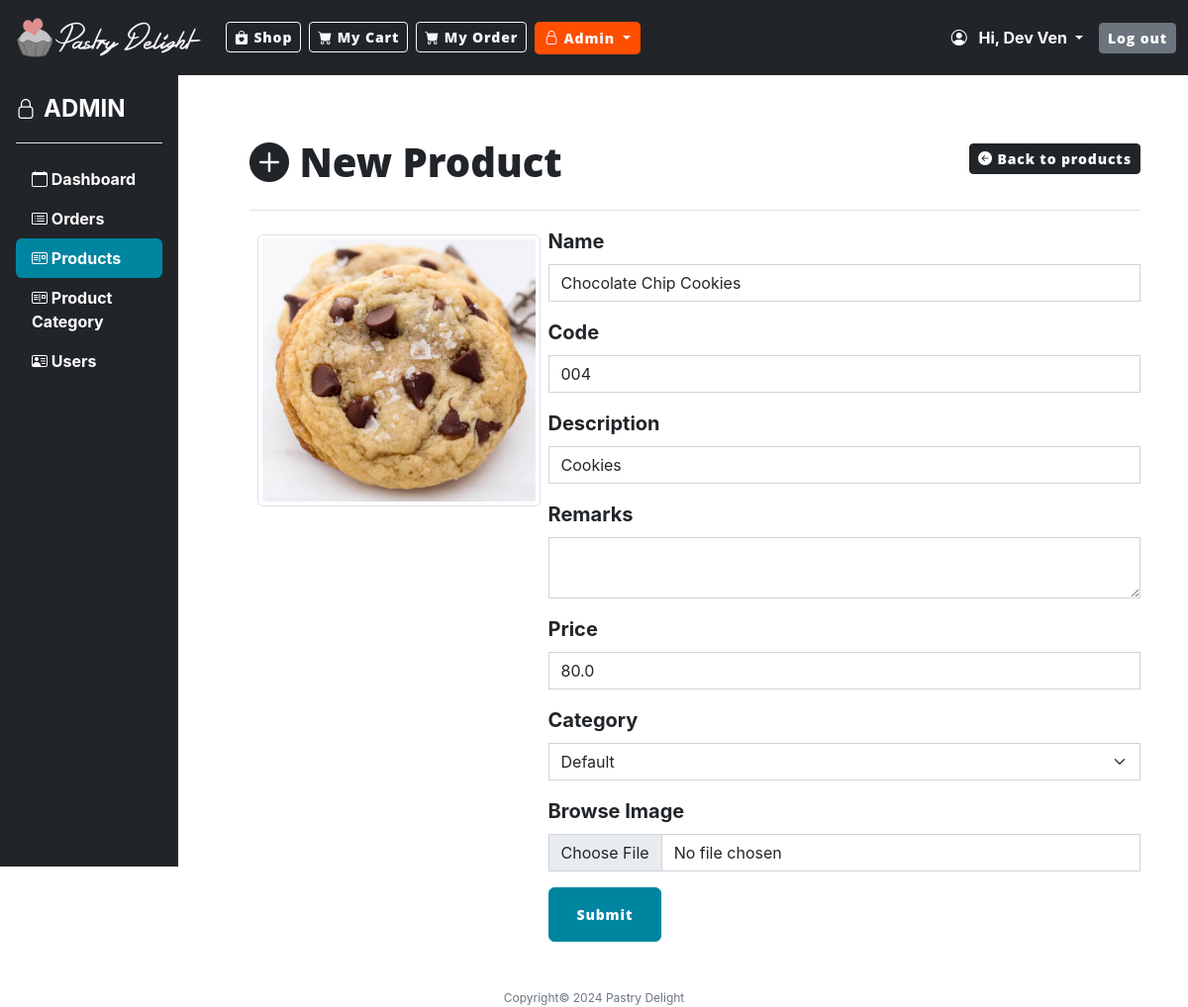
The page /admin_product_update/4 (signed in) on the database its author committed.
### model.py (models this page shows, shortened)
class User(UserMixin, db.Model):
    __tablename__ = "user"
    id: Mapped[int] = mapped_column(Integer, primary_key=True)
    email: Mapped[str] = mapped_column(String(100), unique=True, nullable=False)
    fname: Mapped[str] = mapped_column(String(100), nullable=False)
    mname: Mapped[str] = mapped_column(String(100), nullable=False)
    lname: Mapped[str] = mapped_column(String(100), nullable=False)
    contact_no: Mapped[str] = mapped_column(String(100), nullable=False)
    address: Mapped[str] = mapped_column(String(250), nullable=False)
    postal_code: Mapped[str] = mapped_column(String(100), nullable=False)
    country: Mapped[str] = mapped_column(String(100), nullable=False)
    password: Mapped[str] = mapped_column(String(250), nullable=False)
    status: Mapped[str] = mapped_column(String(20))
    created_date: Mapped[datetime] = mapped_column(DateTime(timezone=False), server_default=func.now(), nullable=False)
    orders = relationship("OrderHeader", back_populates="created_by")
    products = relationship("Product", back_populates="created_by")

class Product(db.Model):
    __tablename__ = "product"
    id: Mapped[int] = mapped_column(primary_key=True)
    name: Mapped[str] = mapped_column(String(250), unique=True)
    code: Mapped[str] = mapped_column(String(20), nullable=True, unique=True)
    price: Mapped[float] = mapped_column(Float)
    description: Mapped[str] = mapped_column(String(250), nullable=True)
    remarks: Mapped[str] = mapped_column(String(250), nullable=True)
    status: Mapped[str] = mapped_column(String(100))
    img_path: Mapped[str] = mapped_column(String(250), nullable=True)
    product_category_id: Mapped[int] = mapped_column(ForeignKey("product_category.id"))
    product_category = relationship("ProductCategory", back_populates="products")
    created_date: Mapped[datetime] = mapped_column(DateTime(timezone=False), server_default=func.now(), nullable=False)
    user_id: Mapped[int] = mapped_column(ForeignKey("user.id"))
    created_by = relationship("User", back_populates="products")

### main.py (the view, shortened to what this page needs)
@app.route("/admin_product_update/<int:product_id>", methods=["GET", "POST"])
@admin_only
def admin_product_update(product_id):
    if not current_user.is_authenticated:
        flash('Please log in first to show products.', 'error')
        return redirect(url_for('login'))
    user_access = db_connect.get_user_access(**{'user_id': current_user.id, 'user_group_id': 1})
    if not user_access:
        flash("Product catalog inaccessible.", 'error')
        return redirect(url_for('home'))
    form = ProductForm()
    product = db_connect.get_product(product_id)
    if not product:
        flash('Invalid product!', 'error')
        return redirect(url_for('admin_product'))
    categories = db_connect.get_product_categories()
    form.category.choices = [(categ.id, categ.name) for categ in categories]
    if request.method == 'GET':
        form.name.data = product.name
        form.code.data = product.code
        form.description.data = product.description
        form.remarks.data = product.remarks
        form.price.data = product.price
        form.filename.data = product.img_path
        form.category.data = str(product.product_category_id)
    return render_template("admin_products_form.html", form=form, product=product, is_admin=True, now=DATE_NOW)

### form.py
class ProductForm(FlaskForm):
    name = StringField('Name', validators=[DataRequired()])
    code = StringField('Code', validators=[DataRequired()])
    description = StringField('Description',validators=[DataRequired()])
    remarks = TextAreaField('Remarks')
    price = FloatField('Price', validators=[DataRequired(),NumberRange(min=0)])
    category = SelectField('Category')
    filename = FileField('Browse Image')
    submit_btn = SubmitField('Submit',render_kw={'class':'btn-md btn-warning'})

### main.py (called while the page is built)
@login_manager.user_loader
def load_user(user_id):
    return db_connect.get_user_details(user_id)

def admin_only(f):
    @wraps(f)
    def decorated_function(*args, **kwargs):
        if not current_user.is_authenticated:
            return redirect(url_for('login'))
        else:
            user_access = db_connect.get_user_access(**{'user_id': current_user.id, 'user_group_id': 1})
            if user_access:
                return f(*args, **kwargs)
            else:
                return redirect(url_for('home'))
    return decorated_function

### model.py (called while the page is built)
    def get_product(self, id):
        record = self.db.session.execute(db.select(Product).where(Product.id == id).order_by(Product.name)).scalar()
        return record

    def get_product_categories(self):
        record_list = self.db.session.execute(db.select(ProductCategory).order_by(ProductCategory.name)).scalars().all()
        return record_list

    def get_user_details(self, user_id):
        record = self.db.session.execute(db.select(User).where(User.id == user_id)).scalar()
        return record

    def get_user_access(self, **user_details):
        record = UserAccess.query.filter_by(**user_details).scalar()
        return record

### templates/admin_products_form.html (shortened to what this page needs)
{% include "header.html" %}
{% from "bootstrap5/form.html" import render_form %}
<main>
    <div class="row">
        <div class="col-2 col-md-2">
            {% include "admin_sidebar.html" %}
        </div>
        <div class="col-10 col-sm-6 col-md-10">
            <div class="container p-5">
                <div class="d-flex justify-content-between align-items-center">
                    <h1 class="mt-3"><i class="bi bi-plus-circle-fill"></i> New Product</h1>
                    <a href="{{ url_for('admin_product') }}" class="btn btn-sm btn-dark ">
                        <i class="bi bi-arrow-left-circle-fill"></i> Back to products
                    </a>
                </div>
                <hr/>
                <div class="d-flex justify-content-between">
                    <div class="p-2">
                        {% if form.filename.data %}
                         <img src="{{ url_for('static', filename='images/products/'+form.filename.data) }}" class="img-thumbnail"/>
                        {% else %}
                            <img src="{{ url_for('static', filename='images/products/cupcake.png') }}" class="img-thumbnail"/>
                        {% endif %}
                    </div>
                    <div class="w-75">
                        {{ render_form(form) }}
                    </div>
                </div>
            </div>
        </div>
    </div>
</main>
{% include "footer.html" %}

### templates/header.html (shortened to what this page needs)
<!DOCTYPE html>
<html lang="en">
<head>
    {% block styles %}
    {{ bootstrap.load_css() }}
    <link
            href="{{ url_for('static', filename='css/style.css') }}"
            rel="stylesheet"
    />
    <link href="https://cdn.jsdelivr.net/npm/bootstrap-icons/font/bootstrap-icons.css" rel="stylesheet">
    {% endblock %}
</head>
<body>
<nav class="navbar navbar-expand-lg navbar-dark bg-dark">
    <div class="container-fluid">
        <a class="navbar-brand" href="{{ url_for('home') }}">
            <img class="logo" alt="Pastry Delight"
                 src="{{ url_for('static', filename='images/pd_horizontal_white.png') }}">
        </a>
        <div class="collapse navbar-collapse" id="navbarSupportedContent">
            <ul class="navbar-nav mb-2 mb-lg-0">
                <li class="nav nav-item me-2">
                     <a class="btn btn-outline-light btn-sm {% if request.path == '/' %}active{% endif %}" aria-current="page" href="{{ url_for('home') }}">
                        <i class="bi bi-bag-heart-fill"></i>
                        Shop
                    </a>
                </li>
                <li class="nav nav-item me-2">
                    <a class=" btn btn-outline-light btn-sm" aria-current="page" href="{{ url_for('my_cart') }}">
                        <i class="bi bi-cart-fill"></i>
                        My Cart
                    </a>
                </li>
                {% if current_user.is_authenticated %}
                <li class="nav nav-item me-2">
                    <a class=" btn btn-outline-light btn-sm" aria-current="page" href="{{ url_for('order_list') }}">
                        <i class="bi bi-cart-fill"></i>
                        My Order
                    </a>
                </li>
                {% endif %}
            </ul>
            <ul class="navbar-nav me-auto mb-2 mb-lg-0">
                {% if is_admin %}
                <li class="nav-item dropdown">
                    <a class="dropdown-toggle btn btn-outline-light btn-sm {% if '/admin_' in request.path %}active{%
            endif %} " href="#" id="navbarDropdown" role="button"
                       data-bs-toggle="dropdown" aria-expanded="false">
                        <i class="bi bi-lock"></i> Admin
                    </a>
                </li>
                {% endif %}
            </ul>
            <ul class="navbar-nav navbar-right">
                {% if current_user.is_authenticated %}
                <li class="fw-bold text-white me-3 fs-5 nav-item dropdown">
                    <a class="dropdown-toggle text-white fs-6"  role="button"
                       data-bs-toggle="dropdown" aria-expanded="false">
                        <i class="bi bi-person-circle me-2"></i>
                        Hi, {{ current_user.fname }}
                    </a>
                </li>
                <li class="nav-item">
                    <a href="{{ url_for('logout') }}" class="btn btn-secondary btn-sm">Log out</a>
                </li>
                {% endif %}
            </ul>
        </div>
    </div>
</nav>

### rows shown on the page
User: fname "Dev Ven"
Product: img_path (picture), name "Chocolate Chip Cookies", code "004", description "Cookies", price "80.0"

### other values the page prints
{{ now.year }} "2024"
